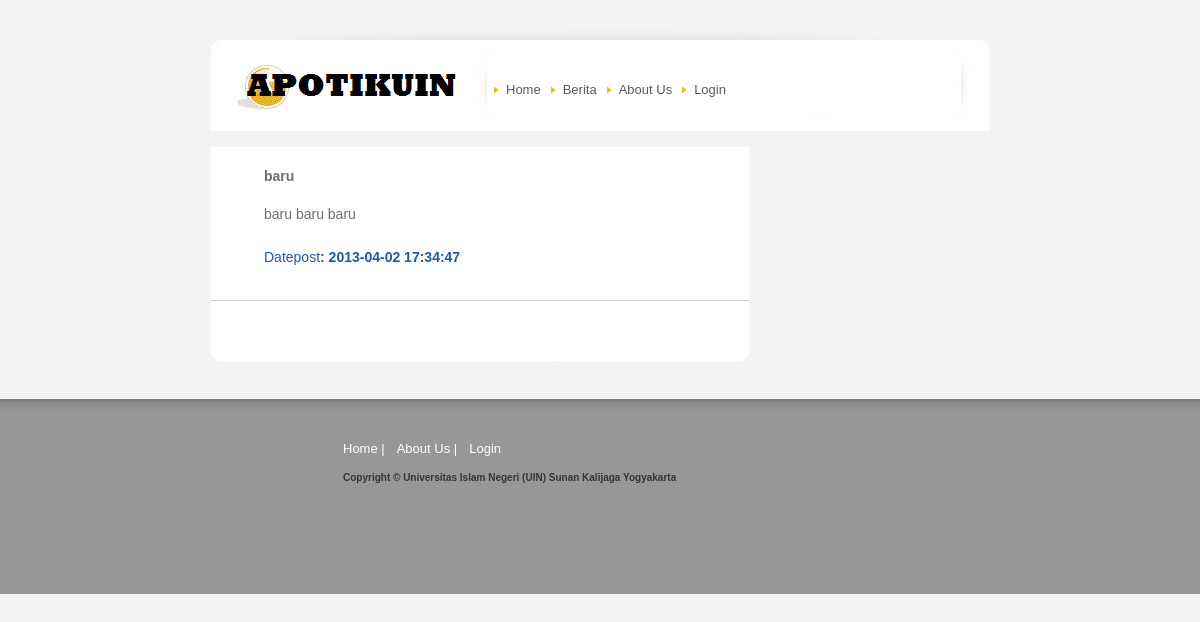
/?act=news&id=4, run on the app's committed database.
### tables this page shows
CREATE TABLE IF NOT EXISTS `berita` (
  `id_berita` int(11) NOT NULL AUTO_INCREMENT,
  `id_administrator` int(11) NOT NULL,
  `judul_berita` varchar(100) NOT NULL,
  `isi_berita` text NOT NULL,
  `tanggal_posting` datetime NOT NULL,
  PRIMARY KEY (`id_berita`),
  KEY `id_administrator` (`id_administrator`)
);

### contents/news.php (the view)
<?php
	if(!isset($_GET['id'])){
?>
<div id="leftPan">
	<p><span>Berita terbaru</span></p><hr>
	<?php
		$batas = 25;
		if(!isset($_GET['page'])){
			$start=0;
		}else{
			$page =addslashes($_GET['page']);
			if(is_numeric($page)){
				if(!empty($page)){
					$hal=$page-1;
					$start = $batas * $hal;
				}else if(!empty($page) and $page==1){
					$start=0;
				}else if(empty($page)){
					$start=0;
				}
			}else{
				$start =0;
			}
		}
		$news = mysql_query("SELECT * FROM berita ORDER BY tanggal_posting DESC LIMIT $start,$batas");
		while($data = mysql_fetch_array($news)){
			echo"<a href=\"?act=news&id=$data[id_berita]\">&raquo; $data[judul_berita] &raquo; Datepost ($data[tanggal_posting])</a></br>";
		}
		$cekquery=mysql_query("SELECT * FROM berita ORDER BY tanggal_posting DESC");
		$jumlah=mysql_num_rows($cekquery);
		if($jumlah > $batas){
			echo '<div class="halaman">';
			$a=explode(".", $jumlah/$batas);
			$b=$a[0]; $c=$b+1;
			for($i=1;$i<=$c;$i++){
				echo "<div><a href='?act=news&page=$i'>$i</a></div>";
			}
			echo'</div>';
		}
	?>
	</p>
	<p class="bottompadding">&nbsp;</p>
  </div>
  <div id="bodyrightPan">
  	<h2>Selamat Datang</h2>
	<p>APOTIKUIN-Online</p>
  </div>
<?php
	}else{
		$id= addslashes($_GET['id']);
		$news=mysql_query("SELECT * FROM berita WHERE id_berita='$id'");
		$rows=mysql_num_rows($news);
		if($rows==1){
			$data=mysql_fetch_array($news);
			echo"<div id=\"leftPan\"><p><span>$data[judul_berita]</span></p>";
			echo"<p>$data[isi_berita]</p>
			<div id=\"bodyleftlinkboxonePan\">
				<ul><li class=\"datepost\">Datepost<span class=\"boldtext\">: $data[tanggal_posting]</span></li></ul>
			</div>
			<div id=\"hr\"></div>
			<p class=\"bottompadding\">&nbsp;</p></div>";
		}else{
			echo "$DNF<meta http-equiv='refresh' content='2;url=?act=news'>";
		}
	}
?>

### styles/style.css (style rules this page uses)
body { padding:0px; margin:17px 0 0; background:#F3F3F3; color:#6D6D6D; font:14px/18px Arial, Helvetica, sans-serif; }
div, p, ul, li, h1, h2, h3, h4 { padding:0px; margin:0px; }
ul { list-style-type:none; }
#leftPan { width:538px; float:left; background:url(../images/body-bottombg.gif) bottom left no-repeat #fff; color:#6D6D6D; }
#leftPan ul { width:538px; height:102px; background:url(../images/togel.gif) 0 0 no-repeat; margin:0px; padding:0px; }
#leftPan ul li { width:110px; height:52px; float:left; }
#leftPan p { padding:20px 53px 0; }
#leftPan p span { font-weight:bold; }
#leftPan p.bottompadding { padding:40px 53px; }
#bodyleftlinkboxonePan { width:428px; height:50px; display:block; margin:25px 0 0 53px; padding:0px; }
#bodyleftlinkboxonePan ul { width:428px; height:28px; background:none; font-family:"Trebuchet MS",Arial, Helvetica, sans-serif; }
#bodyleftlinkboxonePan ul li { display:block; width:148px; height:34px; float:left; }
#bodyleftlinkboxonePan ul li.datepost { width:240px; height:28px; display:block; color:#1A5BB2; font-size:14px; font-weight:normal; }
#bodyleftlinkboxonePan ul li.datepost span.boldtext { font-weight:bold; }
#hr { border-bottom:1px solid #ccc; padding:2px 0 0 0; }

### data on the page
berita: judul_berita "baru", isi_berita "baru baru baru", tanggal_posting "2013-04-02 17:34:47"
